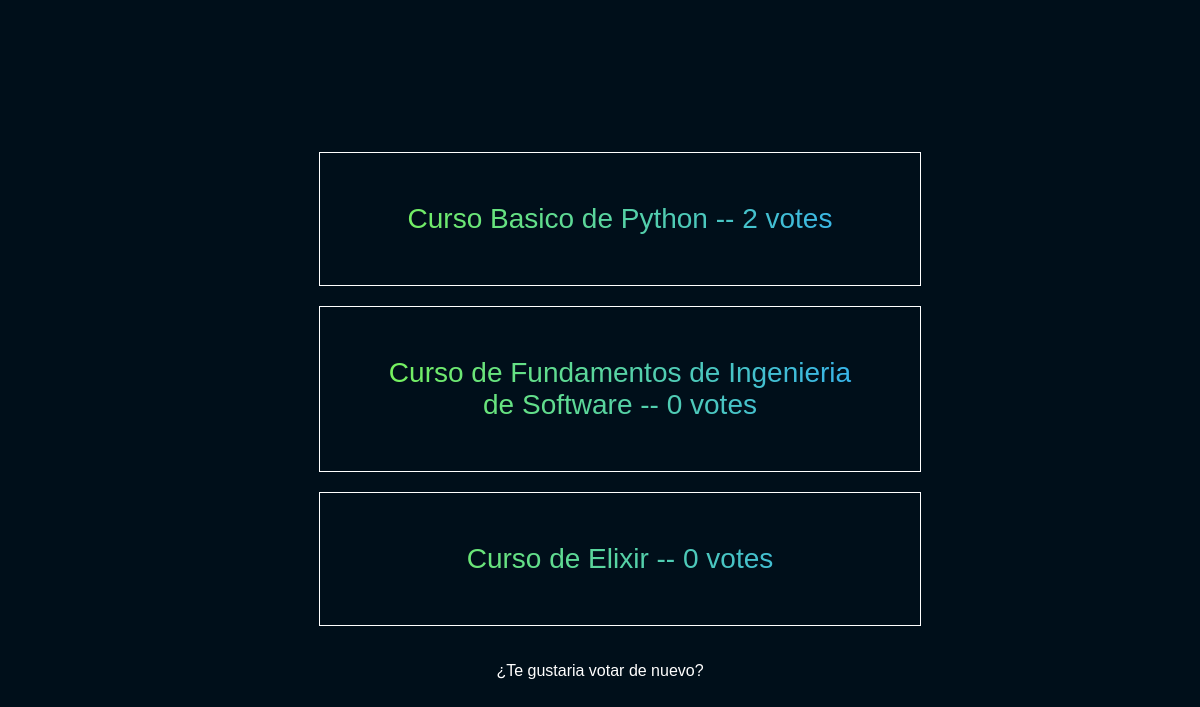
The app's page /polls/1/results/, older data.
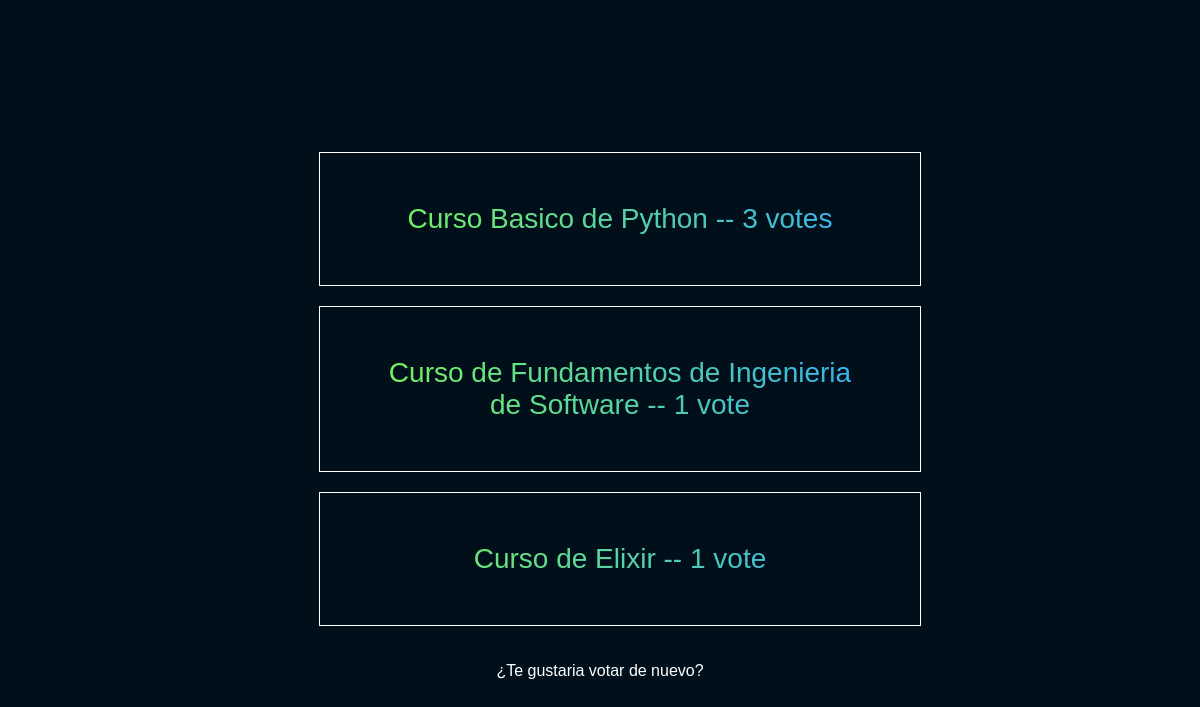
The same page, newer data.
### polls/models.py (models this page shows, shortened)
class Choice(models.Model):
    question = models.ForeignKey(Question, on_delete = models.CASCADE)
    choice_text = models.CharField(max_length=200)
    votes = models.IntegerField(default=0)

### polls/views.py (the view)
# urls.py: path("<int:pk>/results/", views.ResultsView.as_view(), name="results"),
class ResultsView(generic.DetailView):
    model = Question
    template_name = "polls/results.html"

### polls/templates/polls/results.html (shortened to what this page needs)
{% load static %}
<!DOCTYPE html>
<html lang="en">
<head>
    <link rel="stylesheet" href="{% static 'polls/style.css' %}">
    <link rel="stylesheet" href="{% static 'polls/detail.css' %}">
</head>
<body>
    <ul>
        {% for choice in question.choice_set.all %}
        <li>{{ choice.choice_text }} -- {{ choice.votes }} vote{{choice.votes|pluralize}} </li>
        {% endfor %}
    </ul>
<a href="{% url 'polls:detail' question.id %}">¿Te gustaria votar de nuevo?</a>
</body>
</html>

### polls/static/polls/style.css (style rules this page uses)
body { display: flex; align-items: center; justify-content: center; flex-direction: column; height: 100vh; background: hsl(204 100% 5%); font-family: Arial, Helvetica, sans-serif; }
ul { display: flex; align-items: center; justify-content: center; flex-direction: column; }
header,ul { background: linear-gradient( to right, hsl(98 100% 62%), hsl(204 100% 59%) ); -webkit-background-clip: text; -webkit-text-fill-color: transparent; text-align: center; }
li { display: flex; align-items: center; justify-content: center; width: 500px; border: 1px solid white; padding: 50px; margin-bottom: 20px; font-size: 28px; }
a { color:white; text-decoration: none; }

### polls/static/polls/detail.css (style rules this page uses)
body { display: flex; align-items: center; justify-content: center; }

Row changes from the older to the newer data that the page shows:
changed Choice "Curso Basico de Python": votes "2" → "3"
changed Choice "Curso de Fundamentos de Ingenieria de Software": votes "0" → "1"
changed Choice "Curso de Elixir": votes "0" → "1"
